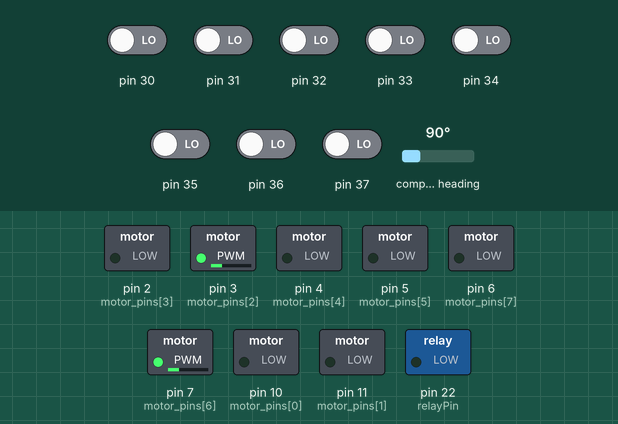
The sketch below on a simulated Arduino Mega 2560, built with avr-gcc and run on an emulated ATmega2560. Shown: switched loads named in the sketch (green lamp = pin HIGH). The inputs (shaded band) are chosen by the test bench; at power-on: pin 30–37 LOW, compass heading 90°. What the sketch prints to the serial monitor is not drawn.

Above: at 7.3 s.
7.4 s: compass heading set to 7°
At 7.9 s:
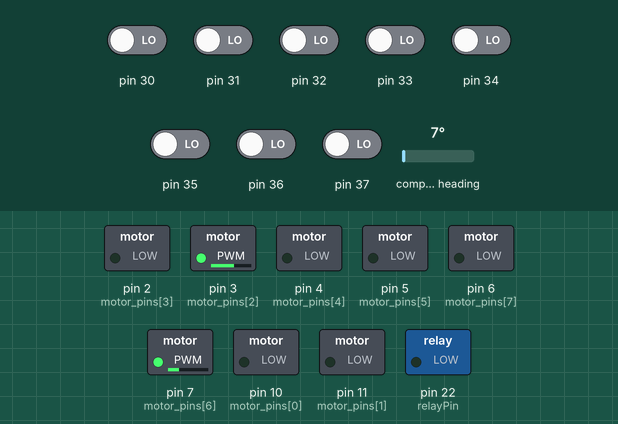
8.9 s: pin 30 driven HIGH
At 9.2 s:
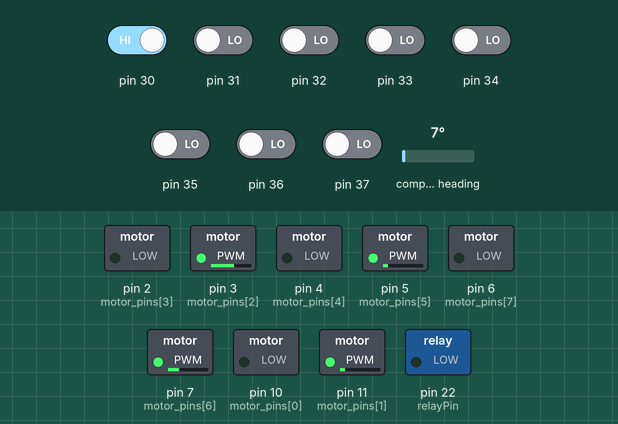
10.4 s: compass heading set to 90°
At 11.5 s:
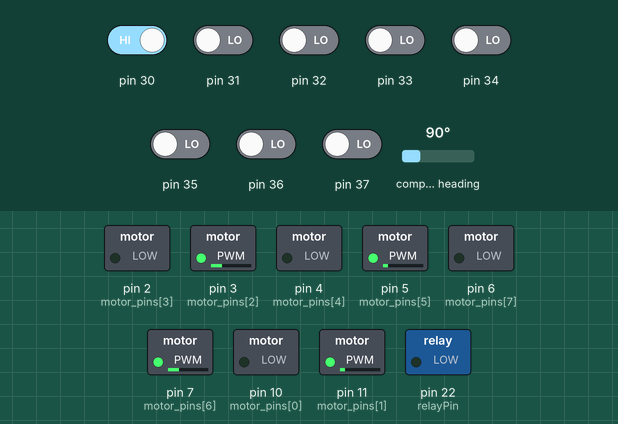
11.9 s: compass heading set to 180°
At 12.6 s:
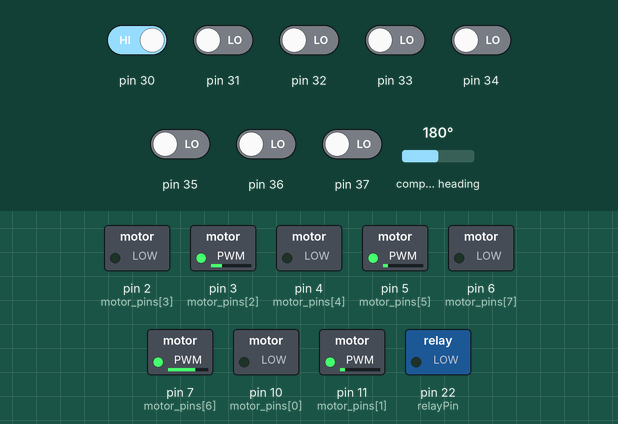
13.4 s: compass heading set to 269°
At 13.7 s:
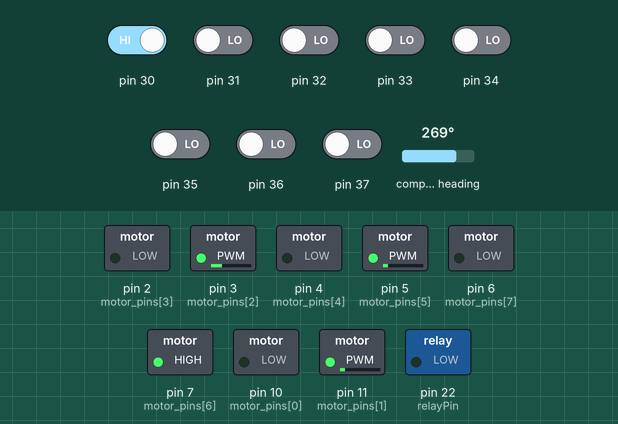
Timing chart, 0 to 15.9 s (numbered marks = the images above; inputs shaded):
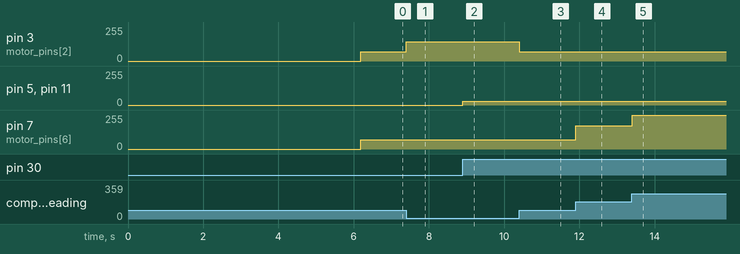

The sketch:

magnetometer.ino
```cpp
#include <Wire.h>
#include <Adafruit_Sensor.h>
#include <Adafruit_HMC5883_U.h>
Adafruit_HMC5883_Unified mag = Adafruit_HMC5883_Unified(12345);

uint8_t motor_pins[] = {10, 11, 3, 2, 4, 5, 7, 6};
uint8_t corr_velocity[] = {0, 0, 0, 0, 0, 0, 0, 0};
uint8_t cytron_read;
uint8_t offset_normal[] = {0, 0, 0, 0, 0, 0, 0, 0};
float headingDegrees, minimum, maximum, variable;
float heading, declinationAngle ;
uint8_t velocity[] = {0, 0, 0, 0, 0, 0, 0, 0, 0};
int low = 25, medium = 30, high = 30, normal = 70;
uint8_t relayPin = 22;
void initt() {
  for (int i = 0; i < 8; i++) {
    pinMode(motor_pins[i], OUTPUT);
    digitalWrite(motor_pins[i], LOW);
  }


}

void displaySensorDetails(void)
{
  sensor_t sensor;
  mag.getSensor(&sensor);
  Serial.println("------------------------------------");
  Serial.print  ("Sensor:       "); Serial.println(sensor.name);
  Serial.print  ("Driver Ver:   "); Serial.println(sensor.version);
  Serial.print  ("Unique ID:    "); Serial.println(sensor.sensor_id);
  Serial.print  ("Max Value:    "); Serial.print(sensor.max_value); Serial.println(" uT");
  Serial.print  ("Min Value:    "); Serial.print(sensor.min_value); Serial.println(" uT");
  Serial.print  ("Resolution:   "); Serial.print(sensor.resolution); Serial.println(" uT");
  Serial.println("------------------------------------");
  Serial.println("");

}


void set_speed() {


  sensors_event_t event;
  mag.getEvent(&event);

  heading = atan2(event.magnetic.y, event.magnetic.x);
  declinationAngle = 0.005;

  heading += declinationAngle;
  if (heading < 0)
    heading += 2 * PI;
  if (heading > 2 * PI)
    heading -= 2 * PI;
  headingDegrees = heading * 180 / M_PI;
  //  Serial.println(headingDegrees);


  if (headingDegrees < minimum) {
    corr_velocity[2] = (minimum - headingDegrees) * 4;
    //    if (headingDegrees > minimum - 7)
    //    {
    //      corr_velocity[2] = 15;
    //
    //    }
    //    else
    //    {
    //
    //      corr_velocity[2] = 30;
    //      //      Serial.println("threshold 10");
    //    }
    corr_velocity[6] = 0;
    corr_velocity[7] = 0;
    //    Serial.println("direction");
  }
  else if (headingDegrees > maximum) {
    corr_velocity[6] = (headingDegrees - maximum) * 4;
    //    if (headingDegrees < maximum + 7)
    //    {
    //
    //      corr_velocity[6] = 15;
    //      //      Serial.println("threshold 5");
    //    }
    //    else
    //    {
    //      corr_velocity[6] = 30;
    //      //      Serial.println("threshold 10");
    //    }
    corr_velocity[2] = 0;
    corr_velocity[3] = 0;
    //    Serial.println("anti direction");
  }
  else {
    corr_velocity[2] = 0;
    corr_velocity[3] = 0;
    corr_velocity[6] = 0;
    corr_velocity[7] = 0;
  }
  for (int i = 0; i < 8; i++) {
    //    Serial.println("in for of set speed");
    analogWrite(motor_pins[i],
                velocity[i] == 0 ? 0 : (velocity[i] == normal ? velocity[i] + corr_velocity[i] : velocity[i]));

    //                Serial.println(velocity[i] + corr_velocity[i]);

  }
  //  Serial.println("pwm2");
  //  Serial.println(pwm2);
  //   Serial.println("pwm4");
  //  Serial.println(pwm4);8
  //for(int i=0;i<8;i++)
  //{
  //      velocity[i] == normal ? Serial.println(velocity[i] + corr_velocity[i]) : Serial.println(velocity[i] );
  //}
}


void adj_out() {

  cytron_read = PINC;
  //LEFT adj

  //    small left
  if ((cytron_read | B00011000) == B01111000) {
    velocity[0] = 0;
    velocity[1] = low;  //motor 1
    velocity[4] = 0;
    velocity[5] = low;  //motor 3
    //    //Serial.println("small left");

  }
  //medium left
  else if ((cytron_read | B00100000) == B11100000) {
    velocity[0] = 0;
    velocity[1] = medium;  //motor1
    velocity[4] = 0;
    velocity[5] = medium;  //motor3
    //    //Serial.println("medium left");
  }
  //large left
  else if ((cytron_read | B01110000) == B11110000) {
    velocity[0] = 0;
    velocity[1] = high;  //motor 1
    velocity[4] = 0;
    velocity[5] = high;  //motor 3
    //    //Serial.println("large left");
  }

  //RIGHT adj
  //small right
  else if ((cytron_read | B00011000) == B00011110) {
    velocity[0] = low; //motor 1
    velocity[1] = 0;
    velocity[4] = low;
    velocity[5] = 0;  //motor 3
    //    //Serial.println("small right");
  }

  //medium right
  else if ((cytron_read | B00000100) == B00000111) {
    velocity[0] = medium; //motor 1
    velocity[1] = 0;
    velocity[4] = medium;
    velocity[5] = 0;     //motor 3
    //    //Serial.println("medium right");
  }
  //large right
  else if ((cytron_read | B00000010) == B00000011) {
    velocity[0] = high; //motor 1
    velocity[1] = 0;
    velocity[4] = high;
    velocity[5] = 0;  //motor 3
    //    //Serial.println("large right");
  }
  set_speed();
}

void forward() {

  velocity[2] = normal;
  velocity[3] = 0;
  velocity[6] = normal;
  velocity[7] = 0;
  set_speed();

}
void setup() {
  // put your setup code here, to run once:
  initt();
  pinMode(22, OUTPUT);
  Serial.begin(9600);
  Serial.println("HMC5883 Magnetometer Test"); Serial.println("");

  /* Initialise the sensor */
  if (!mag.begin())
  {
    /* There was a problem detecting the HMC5883 ... check your connections */
    Serial.println("Ooops, no HMC5883 detected ... Check your wiring!");
    while (1);
  }

  /* Display some basic information on this sensor */
  displaySensorDetails();

  sensors_event_t event;
  mag.getEvent(&event);
  heading = atan2(event.magnetic.y, event.magnetic.x);
  declinationAngle = 0.005;

  heading += declinationAngle;
  if (heading < 0)
    heading += 2 * PI;
  if (heading > 2 * PI)
    heading -= 2 * PI;
  headingDegrees = heading * 180 / M_PI;
  minimum = headingDegrees;

  maximum = headingDegrees;


  int currentmillis = millis();
  while (millis() < currentmillis + 5000)
  {

    sensors_event_t event;
    mag.getEvent(&event);

    float heading = atan2(event.magnetic.y, event.magnetic.x);
    float declinationAngle = 0.005;
    heading += declinationAngle;
    if (heading < 0)
      heading += 2 * PI;
    if (heading > 2 * PI)
      heading -= 2 * PI;
    headingDegrees = heading * 180 / M_PI;

    Serial.print("Heading (degrees): "); Serial.println(headingDegrees);
    if (headingDegrees < minimum)
      minimum = headingDegrees;
    else if (headingDegrees > maximum)
      maximum = headingDegrees;
  }
  Serial.println("min=");
  Serial.println(minimum);
  delay(500);
  Serial.println("max=");
  Serial.println(maximum);
  delay(500);


  //  digitalWrite(22, HIGH);
  //
  //
  //  digitalWrite(22, LOW);
}
void loop()
{
  forward();
  adj_out();
  //  for(int i=0;i<8;i++){
  //    Serial.println(corr_velocity[i] );
  //  }

}
```

Measured:
- after the input at 7.4 s, pin 3 (motor_pins[2]): 70/255 → 146/255 at once
- after the input at 8.9 s, pin 5 (motor_pins[5]), pin 11 (motor_pins[1]): 0/255 → 30/255 at once
- after the input at 10.4 s, pin 3 (motor_pins[2]): 146/255 → 70/255 at once
- after the input at 11.9 s, pin 7 (motor_pins[6]): 70/255 → 174/255 at once
- after the input at 13.4 s, pin 7 (motor_pins[6]): 174/255 → 255/255 at once
